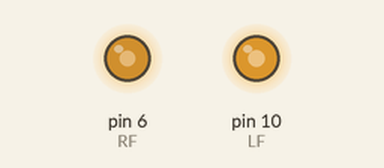
Bench run of a sketch on a simulated Arduino Uno, built with avr-gcc and run on an emulated ATmega328P. Shown: output pins drawn as LEDs (lit = HIGH).

Above: at 0.1 s.
Timing chart, 0 to 1.6 s (numbered marks = the images above):
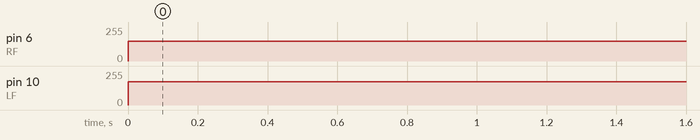

Measured:
- by itself, pin 6 (RF): 0/255 → 150/255 at 0.00 s
- by itself, pin 10 (LF): 0/255 → 175/255 at 0.00 s

The sketch:

Forward_test.ino
```cpp
// Моторы и скорости
int LF = 10; 			 // при сигнале на контакте, левое колесо крутится вперед (Left forward)
int RF = 6; 			 // при сигнале на контакте, правое колесо крутится вперед (Right forward)
int speedLeft = 175; 		 // скорость левого мотора
int speedRight= 150;            // скорость правого мотора

void setup() {
}

void loop() {
  analogWrite(LF, speedLeft);    // включаем левый мотор
  analogWrite(RF, speedRight);   // включаем правый мотор
}
```
